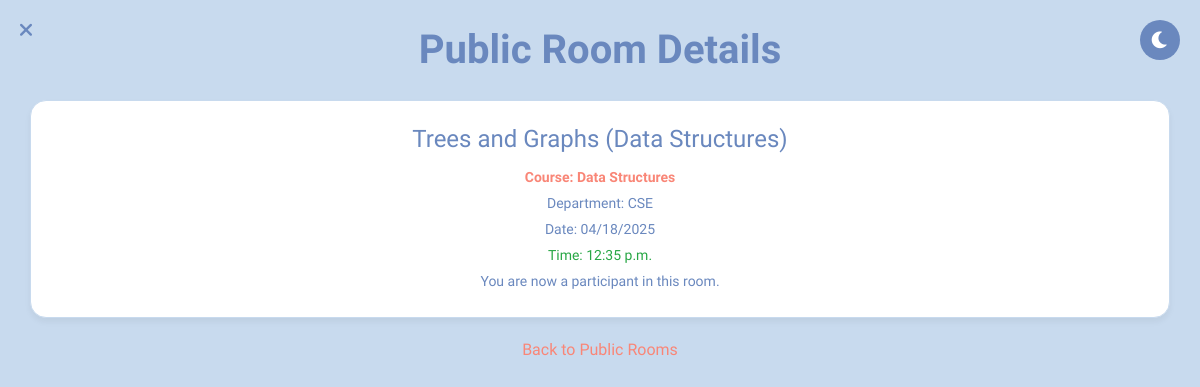
The app's page /public-room-details/12/ (signed in) with its own data.
### accounts/models.py (models this page shows, shortened)
class Room(models.Model):
    VISIBILITY_CHOICES = [
        ('public', 'Public'),
        ('private', 'Private'),
    ]
    title = models.CharField(max_length=100)
    course = models.CharField(max_length=100)
    department = models.CharField(max_length=100)
    topic = models.CharField(max_length=100, null=True)
    date = models.DateField()
    time = models.TimeField()
    visibility = models.CharField(max_length=10, choices=VISIBILITY_CHOICES, default='public')
    creator = models.ForeignKey(User, on_delete=models.CASCADE, related_name='created_rooms')
    participants = models.ManyToManyField(User, related_name='joined_rooms')
    code = models.CharField(max_length=10, blank=True, null=True)
    is_public = models.BooleanField(default=True)
    class Meta:
        unique_together = ('title', 'date', 'time', 'creator')

### accounts/views.py (the view)
# urls.py: path('public-room-details/<int:room_id>/', views.public_room_details, name='public_room_details'),
def public_room_details(request, room_id):
    if 'user_email' not in request.session:
        return redirect('login')
    try:
        room = Room.objects.get(id=room_id, visibility='public')
        user = User.objects.get(email=request.session['user_email'])
        if user not in room.participants.all():
            messages.error(request, 'You must join this room first.')
            return redirect('public_rooms')
        context = {'room': room}
        return render(request, 'public_room_details.html', context)
    except Room.DoesNotExist:
        messages.error(request, 'Public room not found.')
        return redirect('dashboard')

### accounts/templates/public_room_details.html (shortened to what this page needs)
{% load static %}
<!DOCTYPE html>
<html lang="en">
<head>
    <link href="https://cdnjs.cloudflare.com/ajax/libs/font-awesome/6.0.0/css/all.min.css" rel="stylesheet">
</head>
<body data-theme="light">
    <button class="theme-toggle" aria-label="Toggle theme">
        <i class="fas fa-moon"></i>
    </button>
    <button class="close-btn" aria-label="Close">
        <i class="fas fa-times"></i>
    </button>
    <h2>Public Room Details</h2>
    <div class="room-list">
        <div class="room-item">
            <h3>{{ room.title }}</h3>
            <p id="course">Course: {{ room.course }}</p>
            <p id="dept">Department: {{ room.department }}</p>
            <p id="date">Date: {{ room.date|date:'m/d/Y' }}</p>
            <p id="time">Time: {{ room.time }}</p>
            <p>You are now a participant in this room.</p>
        </div>
    </div>
    <a href="{% url 'public_rooms' %}" class="back-link">Back to Public Rooms</a>
</body>
</html>

### accounts/templates/public_room_details.html (style rules this page uses)
:root { --background: #C8DAEE; --container-bg: white; --text-primary: #6A88BE; --button-bg: #6A88BE; --button-hover-bg: #5A77A8; --accent: #f98677; --shadow: rgba(0, 0, 0, 0.05); --toggle-bg: #6A88BE; --toggle-color: white; --card-bg: white; --border-color: #C8DAEE; }
* { margin: 0; padding: 0; box-sizing: border-box; transition: background-color 0.3s ease, color 0.3s ease; }
body { font-family: 'Urbanist', sans-serif; background-color: var(--background); color: var(--text-primary); line-height: 1.5; padding: 20px; margin: 0; }
h2 { font-size: 2.5rem; font-weight: 700; text-align: center; margin-bottom: 20px; color: var(--text-primary); }
h3 { font-size: 1.5rem; font-weight: 500; text-align: center; margin-bottom: 10px; color: var(--text-primary); }
.close-btn { position: fixed; top: 20px; left: 20px; background: none; border: none; font-size: 1.2rem; color: var(--text-primary); cursor: pointer; transition: transform 0.3s ease; z-index: 1000; }
.theme-toggle { position: fixed; top: 20px; right: 20px; background: var(--toggle-bg); border: none; border-radius: 50%; width: 40px; height: 40px; display: flex; justify-content: center; align-items: center; cursor: pointer; font-size: 1.2rem; color: var(--toggle-color); transition: all 0.3s ease; z-index: 1000; }
.room-list { display: grid; grid-template-columns: repeat(auto-fit, minmax(300px, 1fr)); gap: 20px; max-width: 1200px; margin: 0 auto; padding: 0 10px; }
.room-item { background: var(--card-bg); border: 1px solid var(--border-color); box-shadow: 0 4px 6px var(--shadow); border-radius: 16px; padding: 20px; transition: transform 0.3s ease; text-align: center; }
p { margin: 5px 0; font-size: 0.875rem; }
p#course { color: var(--accent); font-weight: 600; }
p#date, p#dept { color: var(--text-primary); }
p#time { color: #28a745; }
.back-link { display: block; text-align: center; margin-top: 20px; color: var(--accent); text-decoration: none; font-weight: 500; }

### records on screen
Room: title "Trees and Graphs (Data Structures)", course "Data Structures", department "CSE", date "04/18/2025", time "12:35 p.m."
